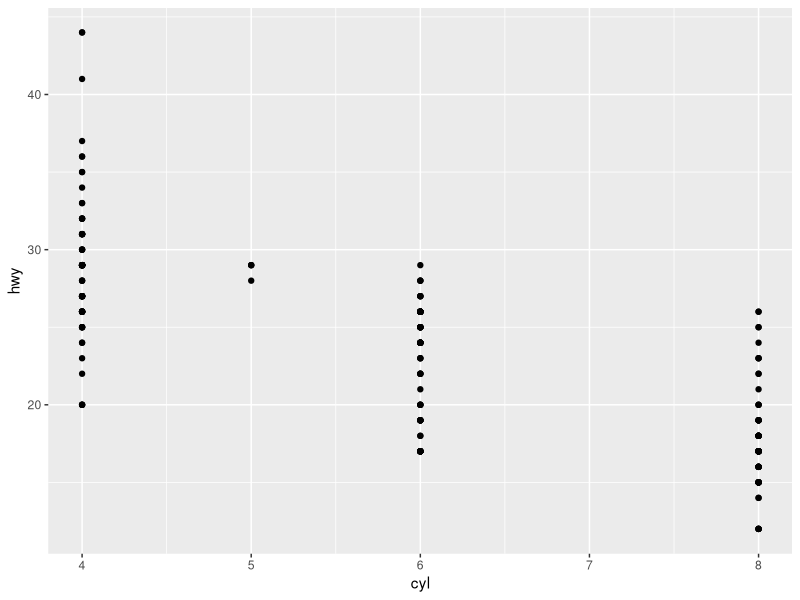
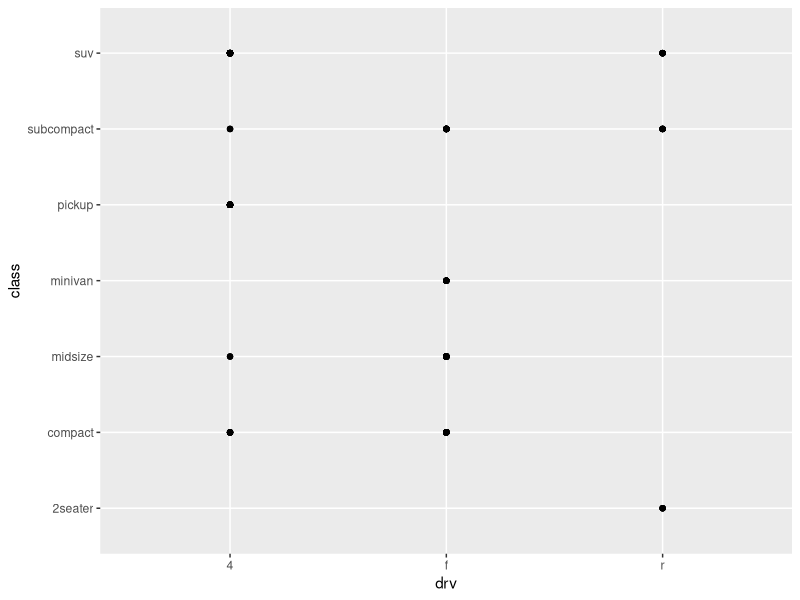
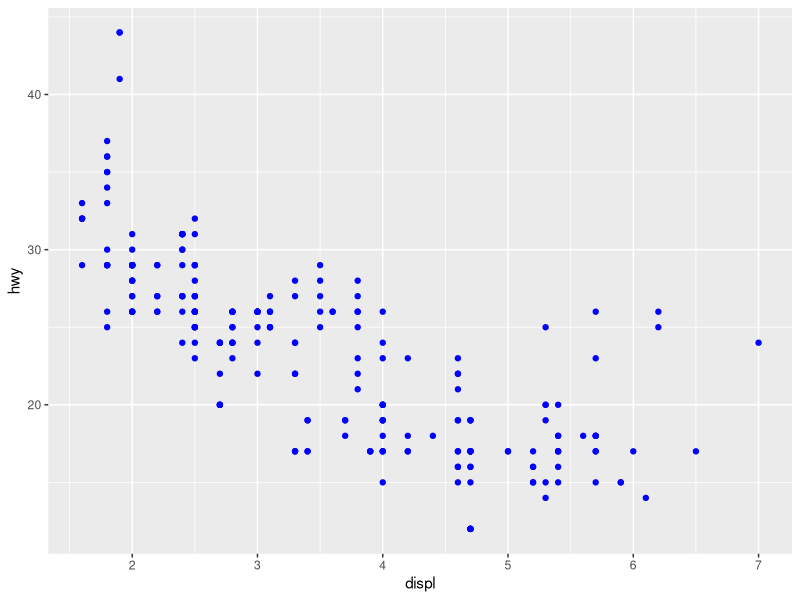
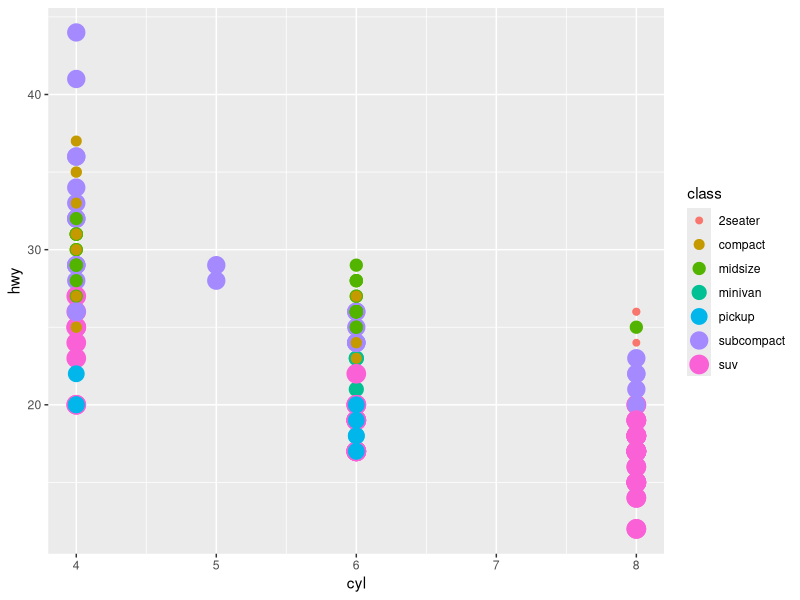
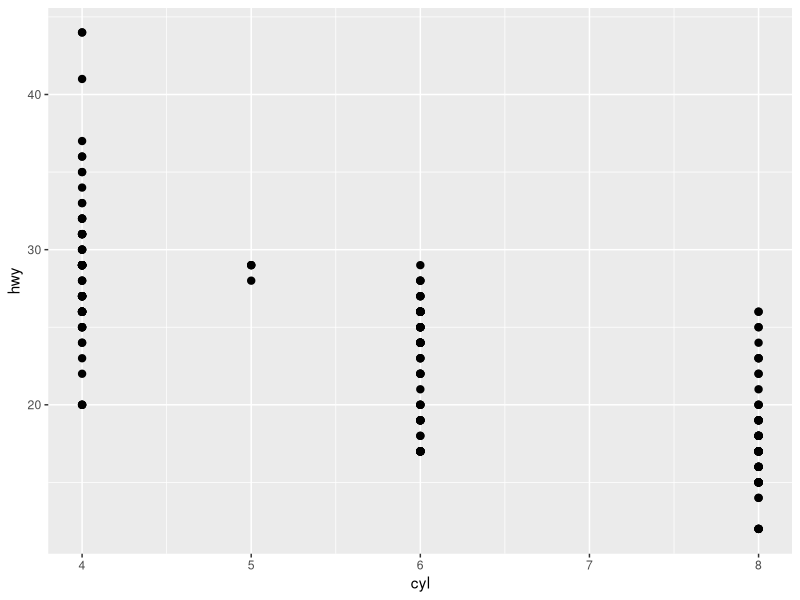
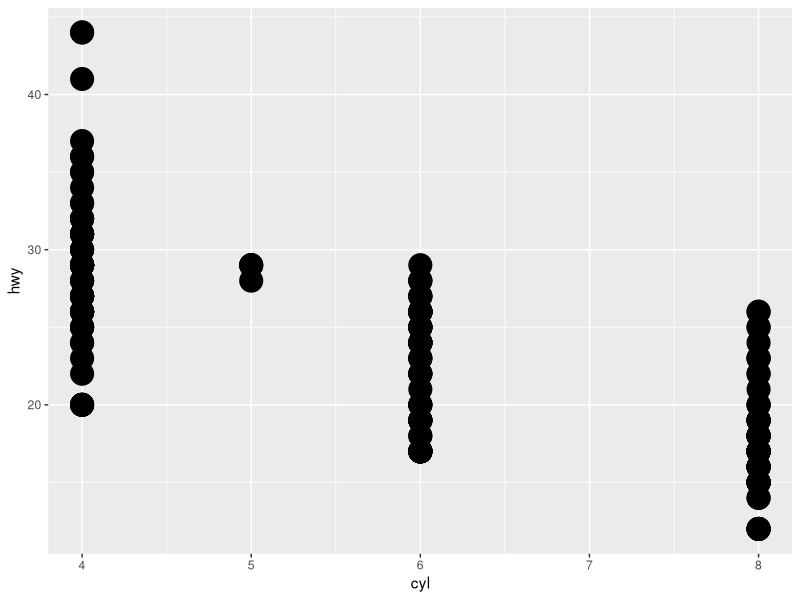
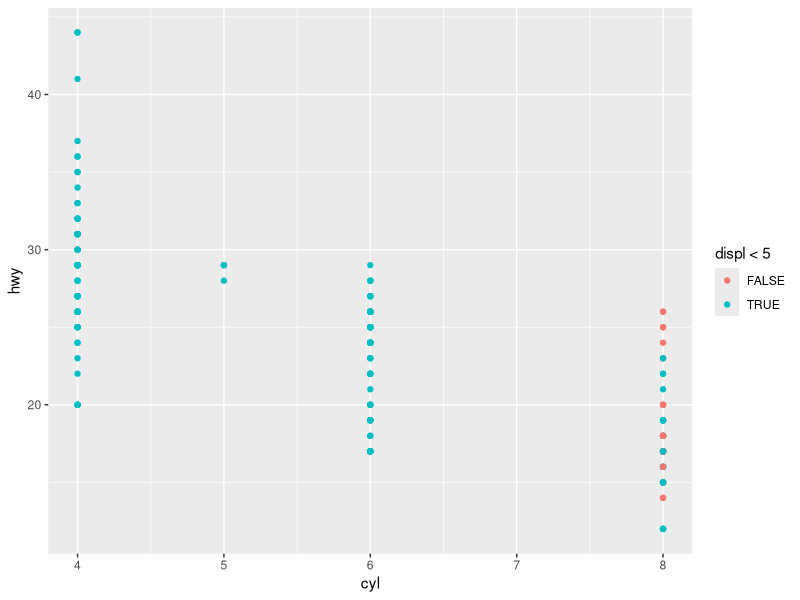
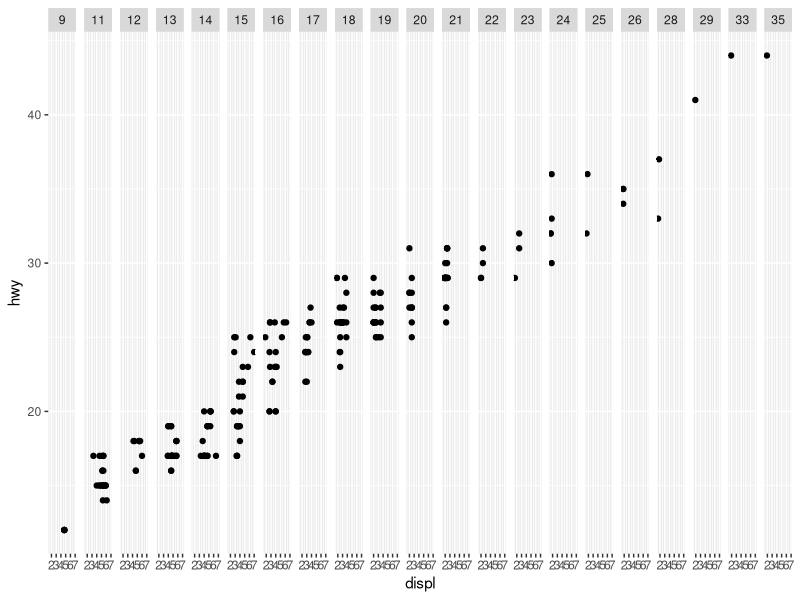

The R source for these figures, in order:
## ---- chunk 1
library(tidyverse)
library(ggplot2)
mpg
## ---- chunk 2
nrow(mtcars)
ncol(mtcars)
## ---- chunk 3
ggplot(data = mpg) + 
  geom_point(mapping = aes(x = cyl, y = hwy))
## ---- chunk 4
ggplot(data = mpg) + 
  geom_point(mapping = aes(x = drv, y = class))
## ---- chunk 5
ggplot(data = mpg) + 
  geom_point(mapping = aes(x = displ, y = hwy), color = "blue")
## ---- chunk 6
ggplot(mpg) + geom_point(mapping=aes(x=cyl, y=hwy, color=class, size=class))
## ---- chunk 7
ggplot(data = mpg) + 
  geom_point(mapping = aes(x = cyl, y = hwy, stroke = 1))
ggplot(data = mpg) + 
  geom_point(mapping = aes(x = cyl, y = hwy, stroke = 5))
## ---- chunk 8
ggplot(mpg) + geom_point(mapping=aes(x=cyl, y=hwy, color=displ < 5))
## ---- chunk 9
ggplot(data = mpg) + 
  geom_point(mapping = aes(x = displ, y = hwy)) + 
  facet_grid(~cty)
## ---- chunk 10
ggplot(data = mpg) + 
  geom_point(mapping = aes(x = displ, y = hwy)) +
  facet_grid(drv ~ .)

ggplot(data = mpg) + 
  geom_point(mapping = aes(x = displ, y = hwy)) +
  facet_grid(. ~ cyl)
## ---- chunk 11
ggplot(data = mpg) + 
  geom_point(mapping = aes(x = displ, y = hwy)) + 
  facet_wrap(~ class, nrow = 2)
